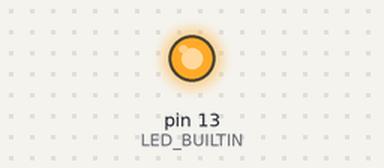
Simulated run of this sketch. Board: Arduino Uno, built with avr-gcc and run on an emulated ATmega328P. Shown: output pins drawn as LEDs (lit = HIGH).

Above: at 2.0 s.
At 6.1 s:
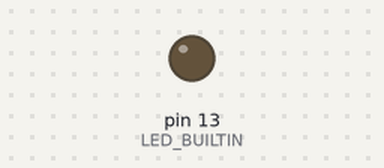
Timing chart, 0 to 10.5 s (numbered marks = the images above):
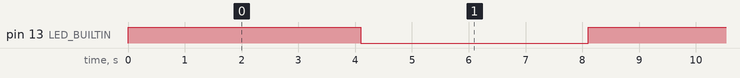

The sketch:

blink.ino.ino
```cpp
/*
© Janis Reinberger
This program translates text to morsecode, which will be displayed with the built-in LED of the Arduino Genuino Uno
*/
char morsetext[]= "abba";
int txtlen = sizeof(morsetext); // sizeof(morsetext[0]);
bool morsing = false;
int chardelay = 4000;
int worddelay = 2000;
int inchardelay = 2000;
int sblink = 100;
int lblink = 4000;
//---------------------------------------------------Program start---------------------------------------------------//
void setup() {
    pinMode(LED_BUILTIN, OUTPUT);
}

void exec_morse(int dec) {
    digitalWrite(LED_BUILTIN, HIGH);
    switch (dec) {
      case 0: delay(sblink); break;
      case 1: delay(lblink); break;
      case 2: break;
    }
    digitalWrite(LED_BUILTIN, LOW);
    switch (dec) {
      case 0:morsing = false; break;
      case 1: morsing = false; break;
      case 2: delay(chardelay); morsing = false; break;
      default: morsing = false; break;
    }
}

void init_morse(int i) {
    switch(morsetext[i]){
      case 'a': exec_morse(0);
                exec_morse(1);
                exec_morse(2);
                break;
      case 'b': exec_morse(1);
                exec_morse(0);
                exec_morse(0);
                exec_morse(0);
                exec_morse(2);
                break;
      case 'c': exec_morse(1);
                exec_morse(0);
                exec_morse(1);
                exec_morse(0);
                exec_morse(2);
                break;
      case 'd': exec_morse(1);
                exec_morse(0);
                exec_morse(0);
                exec_morse(2);
                break;
      case 'e': exec_morse(0);
                exec_morse(2);
                break;
      case 'f': exec_morse(0);
                exec_morse(0);
                exec_morse(1);
                exec_morse(0);
                exec_morse(2);
                break;
      case 'g': exec_morse(1);
                exec_morse(1);
                exec_morse(0);
                exec_morse(2);
                break;
      case 'h': exec_morse(0);
                exec_morse(0);
                exec_morse(0);
                exec_morse(0);
                exec_morse(2);
                break;
      case 'i': exec_morse(0);
                exec_morse(0);
                exec_morse(2);
                break;
    }
}


void loop() {
  for (int i=0; i < 4; i++) {
    while (!morsing) {       //otherwise it will go through all calculations at once and overlap the executions
      morsing = true;
      init_morse(i);
    }
  }
}
```

Measured:
- by itself, pin 13 (LED_BUILTIN): alternates HIGH for 4.1 s and LOW for 4.0 s
